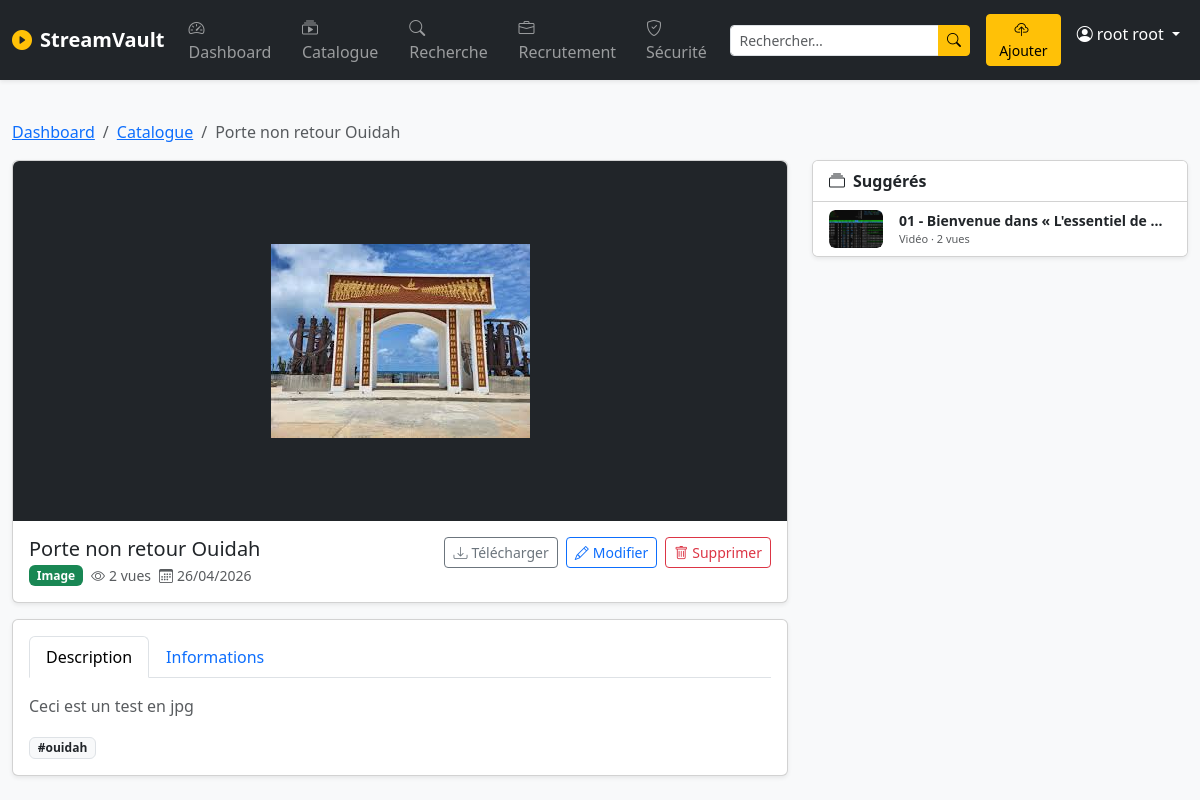
/play/media/porte-non-retour-ouidah/ (signed in), run on the app's committed database.
### authentification/models.py (models this page shows, shortened)
class User(AbstractUser):
    username = None
    email = models.EmailField(max_length=100 , blank=True, null=True, unique=True)
    nom = models.CharField(max_length=50, blank=False, null=False)
    prenoms = models.CharField(max_length=65, blank=False, null=False)
    photo_url = models.ImageField(upload_to='photo/')
    creat_at = models.DateTimeField(auto_now_add=True, editable=False)
    update_at = models.DateTimeField(auto_now=True)
    is_staff = models.BooleanField(default=False)
    is_active = models.BooleanField(default=True, auto_created=True)
    is_superuser = models.BooleanField(default=False)
    USERNAME_FIELD = 'email'
    REQUIRED_FIELDS = ["nom", "prenoms"]
    objects = UserManager()
    @property
    def full_name(self):
        return f"{self.nom} {self.prenoms}"

### greenplay/models.py (models this page shows, shortened)
class Media(models.Model):
    TYPE_VIDEO = "video"
    TYPE_IMAGE = "image"
    TYPE_AUDIO = "audio"
    MEDIA_TYPES = [
        (TYPE_VIDEO, "Vidéo"),
        (TYPE_IMAGE, "Image"),
        (TYPE_AUDIO, "Audio"),
    ]
    VISIBILITY_PUBLIC = "public"
    VISIBILITY_PRIVATE = "private"
    VISIBILITY_INVITE = "invite"
    VISIBILITY_CHOICES = [
        (VISIBILITY_PUBLIC, "Public"),
        (VISIBILITY_PRIVATE, "Privé"),
        (VISIBILITY_INVITE, "Sur invitation"),
    ]
    LICENSE_CHOICES = [
        ("proprietary", "Propriétaire"),
        ("cc_by", "CC BY"),
        ("cc_by_sa", "CC BY-SA"),
        ("public_domain", "Domaine public"),
    ]
    title = models.CharField(max_length=255, verbose_name="Titre")
    slug = models.SlugField(max_length=255, unique=True, blank=True)
    description = models.TextField(blank=True, verbose_name="Description")
    media_type = models.CharField(
        max_length=10, choices=MEDIA_TYPES, verbose_name="Type de média"
    )
    file = models.FileField(
        upload_to=media_upload_path, verbose_name="Fichier média"
    )
    thumbnail = models.ImageField(
        upload_to=thumbnail_upload_path,
        blank=True,
        null=True,
        verbose_name="Miniature",
    )
    category = models.ForeignKey(
        Category,
        on_delete=models.SET_NULL,
        null=True,
        blank=True,
        related_name="medias",
        verbose_name="Catégorie",
    )
    tags = models.ManyToManyField(Tag, blank=True, related_name="medias", verbose_name="Tags")
    author = models.CharField(max_length=200, blank=True, verbose_name="Auteur / Réalisateur")
    production_date = models.DateField(null=True, blank=True, verbose_name="Date de production")
    duration = models.PositiveIntegerField(
        null=True, blank=True, verbose_name="Durée (secondes)"
    )
    file_size = models.PositiveBigIntegerField(
        null=True, blank=True, verbose_name="Taille du fichier (octets)"
    )
    visibility = models.CharField(
        max_length=10,
        choices=VISIBILITY_CHOICES,
        default=VISIBILITY_PUBLIC,
        verbose_name="Visibilité",
    )
    license = models.CharField(
        max_length=20,
        choices=LICENSE_CHOICES,
        default="proprietary",
        verbose_name="Licence",
    )
    uploaded_by = models.ForeignKey(
        settings.AUTH_USER_MODEL,
        on_delete=models.CASCADE,
        related_name="medias",
        verbose_name="Téléversé par",
    )
    created_at = models.DateTimeField(auto_now_add=True, verbose_name="Date d'ajout")
    updated_at = models.DateTimeField(auto_now=True, verbose_name="Dernière modification")
    class Meta:
        verbose_name = "Média"
        verbose_name_plural = "Médias"
        ordering = ["-created_at"]
        indexes = [
            models.Index(fields=["media_type"]),
            models.Index(fields=["visibility"]),
            models.Index(fields=["created_at"]),
        ]
    def get_file_size_display(self):
        if not self.file_size:
            return "—"
        size = self.file_size
        for unit in ["o", "Ko", "Mo", "Go", "To"]:
            if size < 1024:
                return f"{size:.1f} {unit}"
            size /= 1024
        return f"{size:.1f} Po"
    @property
    def view_count(self):
        return self.views.count()
    @property
    def is_video(self):
        return self.media_type == self.TYPE_VIDEO
    @property
    def is_image(self):
        return self.media_type == self.TYPE_IMAGE

class Tag(models.Model):
    name = models.CharField(max_length=50, unique=True, verbose_name="Nom")
    slug = models.SlugField(unique=True, blank=True)
    class Meta:
        verbose_name = "Tag"
        verbose_name_plural = "Tags"
        ordering = ["name"]

### greenplay/views.py (the view)
# urls.py: path("media/<slug:slug>/", play_views.media_detail, name="detail"),
@login_required
def media_detail(request, slug):
    media = get_object_or_404(
        Media.objects.select_related("category", "uploaded_by").prefetch_related("tags"),
        slug=slug,
    )
    if media.visibility == Media.VISIBILITY_PRIVATE:
        if request.user != media.uploaded_by and not request.user.is_staff:
            return HttpResponseForbidden("Accès refusé.")
    record_view(media, request)
    suggested = (
        Media.objects.filter(
            Q(category=media.category) | Q(tags__in=media.tags.all()),
            visibility=Media.VISIBILITY_PUBLIC,
        )
        .exclude(pk=media.pk)
        .distinct()
        .annotate(vc=Count("views"))
        .order_by("-vc")[:4]
    )
    context = {
        "media": media,
        "suggested": suggested,
        "view_count": media.view_count,
    }
    return render(request, "greenplay/media_detail.html", context)

### greenplay/views.py (called while the page is built)
def get_client_ip(request):
    x_forwarded = request.META.get("HTTP_X_FORWARDED_FOR")
    if x_forwarded:
        return x_forwarded.split(",")[0].strip()
    return request.META.get("REMOTE_ADDR")

def record_view(media, request):
    session_key = f"viewed_media_{media.pk}"
    if not request.session.get(session_key):
        MediaView.objects.create(
            media=media,
            user=request.user if request.user.is_authenticated else None,
            ip_address=get_client_ip(request),
        )
        request.session[session_key] = True

### greenplay/templates/greenplay/media_detail.html (shortened to what this page needs)
{% extends "greenplay/base.html" %}
{% block content %}
<nav aria-label="breadcrumb" class="mb-3">
  <ol class="breadcrumb">
    <li class="breadcrumb-item"><a href="{% url 'media:dashboard' %}">Dashboard</a></li>
    <li class="breadcrumb-item"><a href="{% url 'media:catalogue' %}">Catalogue</a></li>
    <li class="breadcrumb-item active">{{ media.title }}</li>
  </ol>
</nav>
<div class="row g-4">
  <div class="col-lg-8">
    <div class="card shadow-sm mb-3">
      <div class="bg-dark d-flex align-items-center justify-content-center"
           style="min-height:360px;border-radius:.375rem .375rem 0 0">
        {% if media.is_video %}
          <video class="w-100" style="max-height:420px" controls preload="metadata">
            <source src="{{ media.file.url }}">
            Votre navigateur ne supporte pas la lecture vidéo.
          </video>
        {% elif media.is_image %}
          <img src="{{ media.file.url }}" alt="{{ media.title }}"
               class="img-fluid" style="max-height:420px;object-fit:contain">
        {% endif %}
      </div>
      <div class="card-body">
        <div class="d-flex align-items-start justify-content-between gap-3 flex-wrap">
          <div>
            <h5 class="mb-1">{{ media.title }}</h5>
            <div class="d-flex align-items-center gap-2 flex-wrap">
              <span class="badge
                {% if media.is_video %}bg-primary
                {% elif media.is_image %}bg-success
                {% else %}bg-warning text-dark{% endif %}">
                {{ media.get_media_type_display }}
              </span>
              <small class="text-muted">
                <i class="bi bi-eye me-1"></i>{{ view_count }} vue{{ view_count|pluralize }}
              </small>
              <small class="text-muted">
                <i class="bi bi-calendar3 me-1"></i>{{ media.created_at|date:"d/m/Y" }}
              </small>
            </div>
          </div>
          <div class="d-flex gap-2 flex-wrap">
            <a href="{{ media.file.url }}" download class="btn btn-outline-secondary btn-sm">
              <i class="bi bi-download me-1"></i>Télécharger
            </a>
            {% if request.user == media.uploaded_by or request.user.is_staff %}
            <a href="{% url 'media:edit' media.slug %}" class="btn btn-outline-primary btn-sm">
              <i class="bi bi-pencil me-1"></i>Modifier
            </a>
            <form method="post" action="{% url 'media:delete' media.slug %}" class="d-inline"
                  onsubmit="return confirm('Supprimer définitivement ce média ?')">
              <button type="submit" class="btn btn-outline-danger btn-sm">
                <i class="bi bi-trash me-1"></i>Supprimer
              </button>
            </form>
            {% endif %}
          </div>
        </div>
      </div>
    </div>
    <div class="card shadow-sm">
      <div class="card-body">
        <ul class="nav nav-tabs mb-3" id="mediaTabs">
          <li class="nav-item">
            <button class="nav-link active" data-bs-toggle="tab" data-bs-target="#tab-desc">Description</button>
          </li>
          <li class="nav-item">
            <button class="nav-link" data-bs-toggle="tab" data-bs-target="#tab-info">Informations</button>
          </li>
        </ul>
        <div class="tab-content">
          <div class="tab-pane fade show active" id="tab-desc">
            {% if media.description %}
              <p class="text-muted">{{ media.description|linebreaksbr }}</p>
            {% else %}
              <p class="text-muted fst-italic">Aucune description disponible.</p>
            {% endif %}
            {% if media.tags.all %}
            <div class="mt-3">
              {% for tag in media.tags.all %}
              <a href="{% url 'media:search' %}?q={{ tag.name }}"
                 class="badge bg-light text-dark border text-decoration-none me-1">
                #{{ tag.name }}
              </a>
              {% endfor %}
            </div>
            {% endif %}
          </div>
        </div>
      </div>
    </div>
  </div>
  <div class="col-lg-4">
    {% if suggested %}
    <div class="card shadow-sm">
      <div class="card-header bg-white fw-semibold">
        <i class="bi bi-collection me-2"></i>Suggérés
      </div>
      <div class="list-group list-group-flush">
        {% for s in suggested %}
        <a href="{% url 'media:detail' s.slug %}" class="list-group-item list-group-item-action d-flex gap-3 py-2">
          <div class="bg-light rounded d-flex align-items-center justify-content-center flex-shrink-0"
               style="width:54px;height:38px;font-size:1.2rem;overflow:hidden">
            {% if s.thumbnail %}
              <img src="{{ s.thumbnail.url }}" alt="" class="w-100 h-100 object-fit-cover rounded">
            {% else %}
              {% if s.is_video %}🎬{% elif s.is_image %}🖼️{% else %}🎵{% endif %}
            {% endif %}
          </div>
          <div class="overflow-hidden">
            <div class="fw-semibold text-truncate small">{{ s.title }}</div>
            <div class="text-muted" style="font-size:11px">{{ s.get_media_type_display }} · {{ s.vc }} vue{{ s.vc|pluralize }}</div>
          </div>
        </a>
        {% endfor %}
      </div>
    </div>
    {% endif %}
  </div>
</div>
{% endblock %}

### greenplay/templates/greenplay/base.html (shortened to what this page needs)
{% load static %}
<!DOCTYPE html>
<html lang="fr">
<head>
  {% load static %}
  <link rel="stylesheet" href="{% static 'vendor/css/bootstrap.min.css' %}">
  <link rel="stylesheet" href="{% static 'vendor/css/bootstrap-icons.min.css' %}">
  <link rel="stylesheet" href="{% static 'vendor/css/fonts.css' %}">
</head>
<body class="bg-light">
<nav class="navbar navbar-expand-lg navbar-dark bg-dark shadow-sm">
  <div class="container-fluid">
    <a class="navbar-brand fw-bold" href="{% url 'media:dashboard' %}">
      <i class="bi bi-play-circle-fill text-warning me-2"></i>StreamVault
    </a>
    <div class="collapse navbar-collapse" id="navMenu">
      <ul class="navbar-nav me-auto mb-2 mb-lg-0">
        <li class="nav-item">
          <a class="nav-link {% if request.resolver_match.url_name == 'dashboard' %}active{% endif %}"
             href="{% url 'media:dashboard' %}">
            <i class="bi bi-speedometer2 me-1"></i>Dashboard
          </a>
        </li>
        <li class="nav-item">
          <a class="nav-link {% if request.resolver_match.url_name == 'catalogue' %}active{% endif %}"
             href="{% url 'media:catalogue' %}">
            <i class="bi bi-collection-play me-1"></i>Catalogue
          </a>
        </li>
        <li class="nav-item">
          <a class="nav-link {% if request.resolver_match.url_name == 'search' %}active{% endif %}"
             href="{% url 'media:search' %}">
            <i class="bi bi-search me-1"></i>Recherche
          </a>
        </li>
        <li class="nav-item">
          <a class="nav-link {% if 'recrutement' in request.resolver_match.namespace %}active{% endif %}"
            href="{% url 'recrutement:liste' %}">
            <i class="bi bi-briefcase me-1"></i>Recrutement
          </a>
        </li>
        {% if user.is_staff %}
        <li class="nav-item">
          <a class="nav-link {% if request.resolver_match.url_name == 'security' %}active{% endif %}"
             href="{% url 'media:security' %}">
            <i class="bi bi-shield-check me-1"></i>Sécurité
          </a>
        </li>
        {% endif %}
      </ul>
      <form class="d-flex me-3" action="{% url 'media:search' %}" method="get">
        <div class="input-group input-group-sm">
          <input type="text" name="q" class="form-control" placeholder="Rechercher…">
          <button class="btn btn-warning" type="submit">
            <i class="bi bi-search"></i>
          </button>
        </div>
      </form>
      <ul class="navbar-nav">
        <li class="nav-item">
          <a class="btn btn-warning btn-sm me-2" href="{% url 'media:upload' %}">
            <i class="bi bi-cloud-upload me-1"></i>Ajouter
          </a>
        </li>
        <li class="nav-item dropdown">
          <a class="nav-link dropdown-toggle text-white" href="#" data-bs-toggle="dropdown">
            <i class="bi bi-person-circle me-1"></i>{{ user.full_name }}
          </a>
        </li>
      </ul>
    </div>
  </div>
</nav>
<div class="container-fluid py-4">
  {% block content %}{% endblock %}
</div>
</body>
</html>

### data on the page
User: full_name "root root"
Media: title "Porte non retour Ouidah", file (picture), media_type "Image", created_at "26/04/2026", description "Ceci est un test en jpg"
Tag: name "ouidah"
Media: thumbnail (picture), title "01 - Bienvenue dans « L'essentiel de…", media_type "Vidéo", vc "2"

### other printed values
{{ view_count }} "2"
